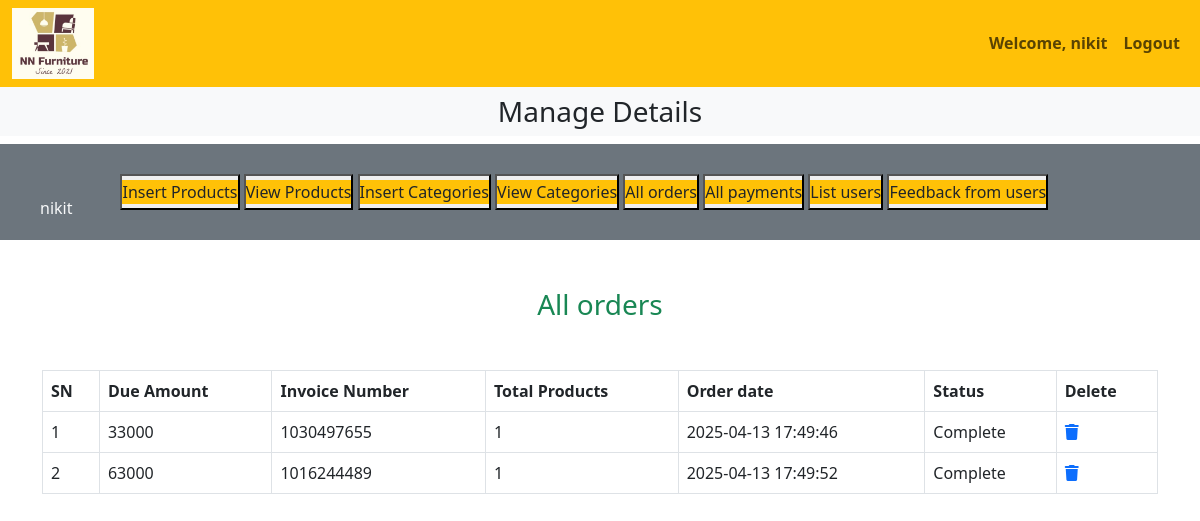
The app's page /admin/adminstore.php?list_orders (signed in) with its own data.
### tables this page shows
CREATE TABLE `user_orders` (
  `order_id` int(11) NOT NULL,
  `user_id` int(11) NOT NULL,
  `amount_due` int(255) NOT NULL,
  `invoice_number` int(255) NOT NULL,
  `total_products` int(255) NOT NULL,
  `order_date` timestamp NOT NULL DEFAULT current_timestamp() ON UPDATE current_timestamp(),
  `order_status` varchar(255) NOT NULL
);

### admin/list_orders.php (the view, shortened to what this page needs)
<h3 class="text-center text-success">All orders</h3>
<table class="table table-bordered mt-5">
    <thead class="bg-warning">
<?php
$get_orders="select * from `user_orders`";
$result=mysqli_query($con,$get_orders);
$row_count=mysqli_num_rows($result);
echo "  <tr>
<th>SN</th>
<th>Due Amount</th>
<th>Invoice Number</th>
<th>Total Products</th>
<th>Order date</th>
<th>Status</th>
<th>Delete</th>
</tr>
</thead>
<tbody>";
if($row_count==0){
    echo "<h2 class='text-center text-danger'>No orders to display.</h2>";
}else{
    $number=0;
    while($row_data=mysqli_fetch_assoc($result)){
        $order_id=$row_data['order_id'];
        $amount_due=$row_data['amount_due'];
        $invoice_number=$row_data['invoice_number'];
        $total_products=$row_data['total_products'];
        $order_date=$row_data['order_date'];
        $order_status=$row_data['order_status'];
        $number++;
        echo " <tr>
        <td>$number</td>
        <td>$amount_due</td>
        <td>$invoice_number</td>
        <td> $total_products</td>
        <td>$order_date</td>
        <td>$order_status</td>
        <td><a href='adminstore.php?delete_orders=$order_id'><i class='fa-solid fa-trash'></i></a></td>
    </tr>";
    }
}
?>
    </tbody>
</table>

### style.css (style rules this page uses)
* { margin: 0; padding: 0; box-sizing: border-box; }

### records on screen
user_orders: amount_due "33000", invoice_number "1030497655", total_products "1", order_date "2025-04-13 17:49:46", order_status "Complete"
user_orders: amount_due "63000", invoice_number "1016244489", total_products "1", order_date "2025-04-13 17:49:52", order_status "Complete"

### other values on screen
$_SESSION['admin_name'] "nikit"
